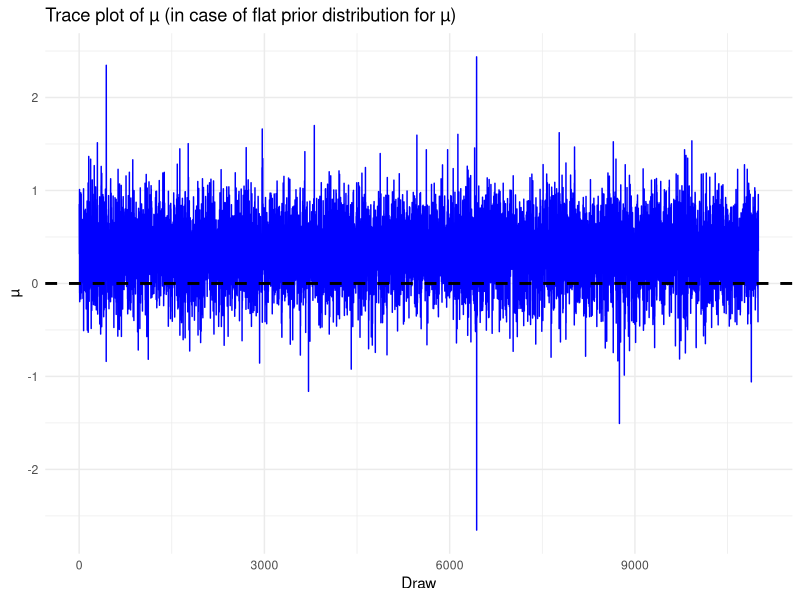
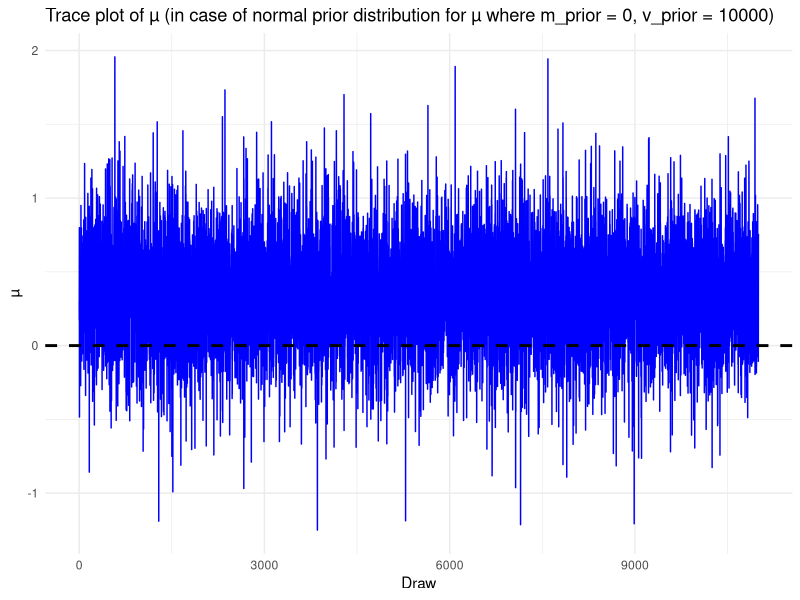
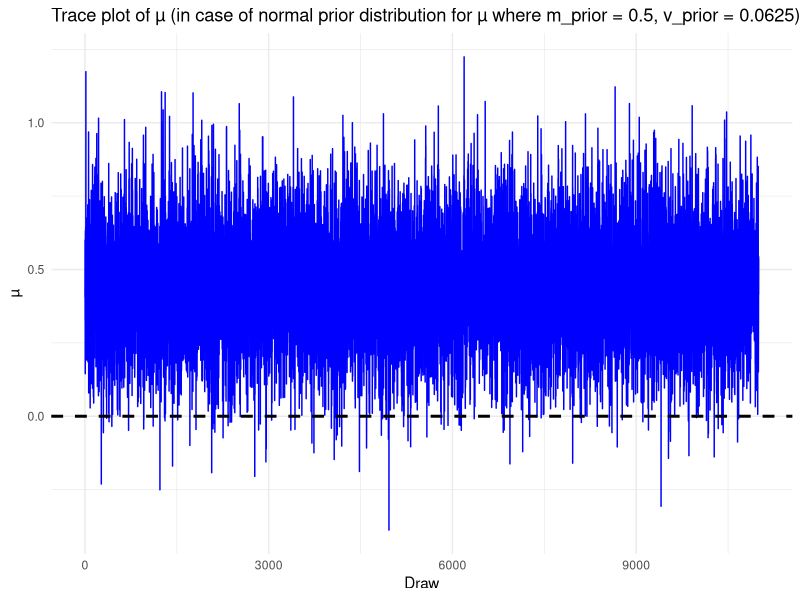
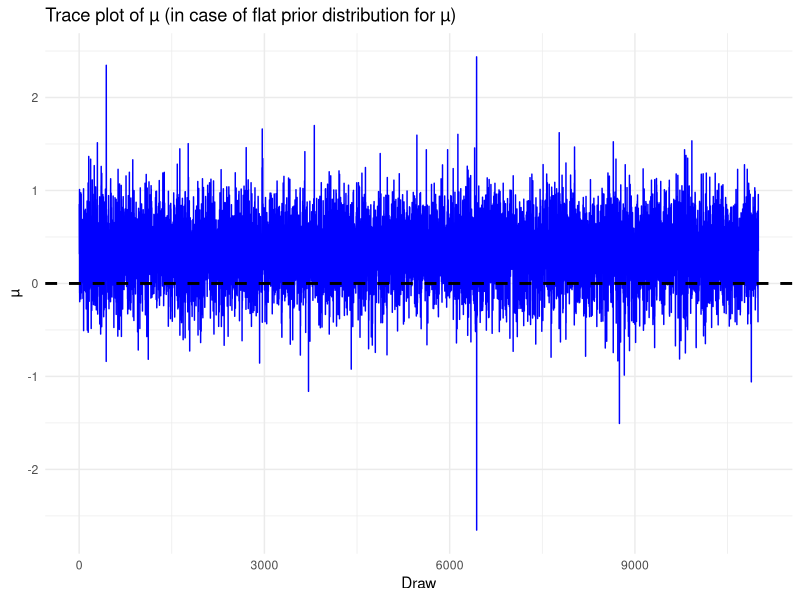
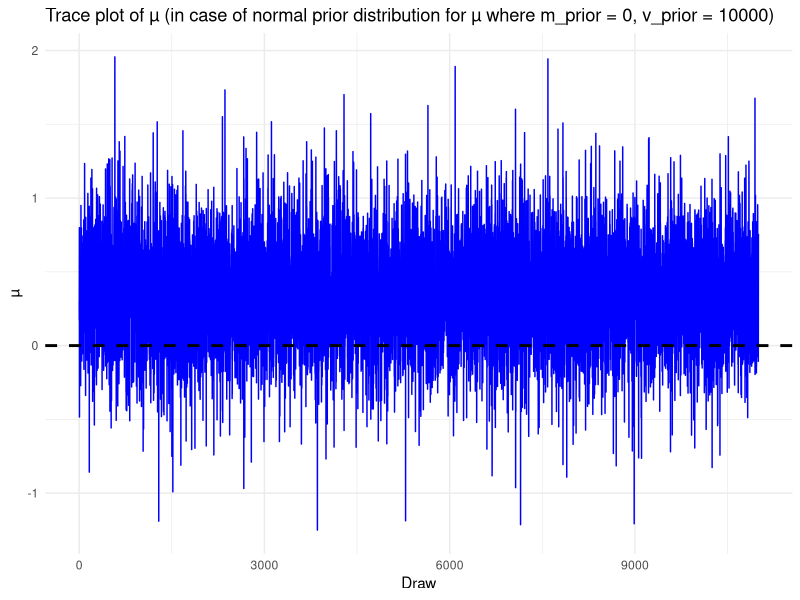
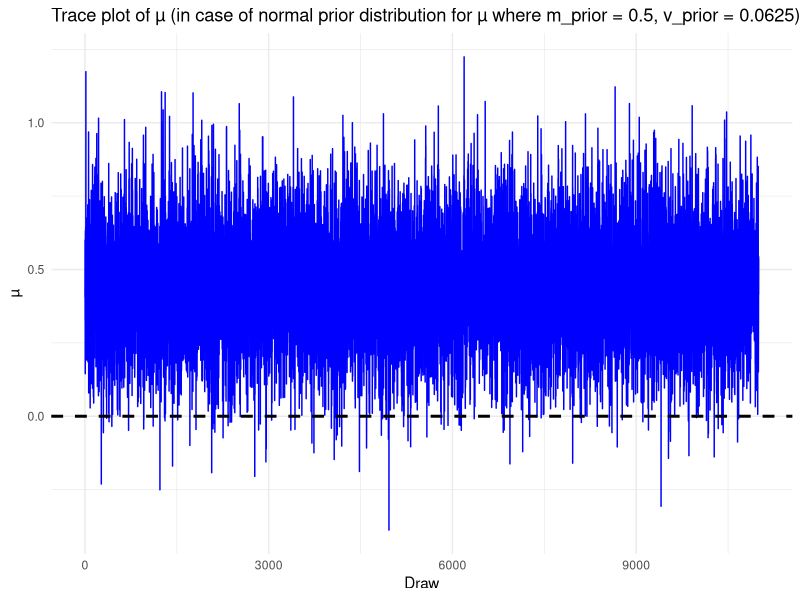

Recreate these plots in R, in order.
## ---- chunk 1
print('Gibbs sampling in case of flat prior distribution for µ')
sampleData <- c(1.6088,-1.4579,0.4502,1.0701,-0.3803,1.1201,0.4199,0.3998,-0.1904,0.3932)
numberOfSimulations <- 11000
numberOfBurnIn <- 1000

gibbsSampling_flatPrior <- function(input_sample){
  h_list <- numeric(numberOfSimulations)
  mu_list <- numeric(numberOfSimulations)
  
  initial_mu <- mean(input_sample)
  numberOfSample <- length(input_sample)
  
  # Gibbs sampling
  for (i in 1:numberOfSimulations) {
    a <- numberOfSample / 2
    
    if (i-1 == 0){
      b <- 1 / (1/2 * sum(sapply(1:numberOfSample, 
                                 function(j) (input_sample[j] - initial_mu)^2)))
    } else {
      b <- 1 / (1/2 * sum(sapply(1:numberOfSample, 
                                 function(j) (input_sample[j] - mu_list[i-1])^2)))
    }
    
    bar_y <- mean(sampleData)
    
    # draw from Gamma distribution
    h_list[i] <- rgamma(n = 1, shape = a, scale = b)
    
    # draw from Normal distribution
    mu_list[i] <- rnorm(n = 1, mean = bar_y, 
                        sd = sqrt(1/(h_list[i] * numberOfSample)))
  }
  return(list(h=h_list, mu=mu_list))
}

a_result <- gibbsSampling_flatPrior(sampleData)

# Trace plot of µ
library(ggplot2)
df <- data.frame(draw = seq_along(a_result$mu), mu = a_result$mu)

ggplot(df, aes(x = draw, y = mu)) +
  geom_line(color = 'blue') +
  geom_hline(yintercept = 0, color = 'black', linetype = 'dashed', linewidth = 1) +
  labs(title = 'Trace plot of µ (in case of flat prior distribution for µ)',
       x = 'Draw', y = 'µ') +
  theme_minimal()
ggsave('figures/a_flatPrior_tracePlot.png', width = 10, height = 6, dpi = 300)

twosided_pvalue <- function(p_pos, p_neg) {
  result <- 2 * min(p_pos, p_neg)
  
  result <- min(result, 1)
  
  return(result)
}

# estimate the posterior probabilities
print('The posterior probabilities are:')
sum_mu_greater_0 <- sum(a_result$mu[numberOfBurnIn:numberOfSimulations] > 0)/(numberOfSimulations-numberOfBurnIn)
print(paste('Pr(µ > 0 | y) =', sum_mu_greater_0))

sum_mu_less_0 <- sum(a_result$mu[numberOfBurnIn:numberOfSimulations] < 0)/(numberOfSimulations-numberOfBurnIn)
print(paste('Pr(µ < 0 | y) =', sum_mu_less_0))

a_pValue <- twosided_pvalue(sum_mu_greater_0, sum_mu_less_0)
print(paste('The two-sided p-value is:',a_pValue))
## ---- chunk 2
print('Gibbs sampling in case of normal prior distribution for µ')

gibbsSampling_normalPrior <- function(input_sample, prior_mean, prior_variance){
  h_list <- numeric(numberOfSimulations)
  mu_list <- numeric(numberOfSimulations)
  
  initial_mu <- mean(input_sample)
  numberOfSample <- length(input_sample)
  
  for (i in 1:numberOfSimulations) {
    a <- numberOfSample / 2
    
    if (i-1 == 0){
      b <- 1 / (1/2 * sum(sapply(1:numberOfSample, 
                                 function(j) (input_sample[j] - initial_mu)^2)))
    } else {
      b <- 1 / (1/2 * sum(sapply(1:numberOfSample, 
                                 function(j) (input_sample[j] - mu_list[i-1])^2)))
    }
    
    bar_y <- mean(input_sample)
    
    # draw from Gamma distribution
    h_list[i] <- rgamma(n = 1, shape = a, scale = b)
    
    # draw from Normal distribution
    posterior_mean <- ((prior_mean/prior_variance) 
                       + h_list[i]*numberOfSample*mean(input_sample)) / (1/prior_variance + h_list[i]*numberOfSample)
    posterior_variance <- 1 / (1/prior_variance + h_list[i]*numberOfSample)
    
    mu_list[i] <- rnorm(n = 1, mean = posterior_mean, sd = sqrt(posterior_variance))
  }
  return(list(h=h_list, mu=mu_list))
}

b_prior_mean <- 0
b_prior_variance <- 100^2 

b_result <- gibbsSampling_normalPrior(sampleData, b_prior_mean, b_prior_variance)

# Trace plot of µ
df <- data.frame(draw = seq_along(b_result$mu), mu = b_result$mu)

ggplot(df, aes(x = draw, y = mu)) +
  geom_line(color = 'blue') +
  geom_hline(yintercept = 0, color = 'black', linetype = 'dashed', linewidth = 1) +
  labs(title = 'Trace plot of µ (in case of normal prior distribution for µ where m_prior = 0, v_prior = 10000)',
       x = 'Draw', y = 'µ') +
  theme_minimal()
ggsave('figures/b_normalPrior_tracePlot.png', width = 10, height = 6, dpi = 300)

# estimate the posterior probabilities
print('The posterior probabilities are:')
sum_mu_greater_0 <- sum(b_result$mu[numberOfBurnIn:numberOfSimulations] > 0)/(numberOfSimulations-numberOfBurnIn)
print(paste('Pr(µ > 0 | y) =', sum_mu_greater_0))

sum_mu_less_0 <- sum(b_result$mu[numberOfBurnIn:numberOfSimulations] < 0)/(numberOfSimulations-numberOfBurnIn)
print(paste('Pr(µ < 0 | y) =', sum_mu_less_0))

b_pValue <- twosided_pvalue(sum_mu_greater_0, sum_mu_less_0)
print(paste('The two-sided p-value is:',b_pValue))
## ---- chunk 3
print('Gibbs sampling in case of normal prior distribution for µ')
c_prior_mean <- 0.5
c_prior_variance <- 0.25^2

c_result <- gibbsSampling_normalPrior(sampleData, c_prior_mean, c_prior_variance)

# Trace plot of µ
df <- data.frame(draw = seq_along(c_result$mu), mu = c_result$mu)

ggplot(df, aes(x = draw, y = mu)) +
  geom_line(color = 'blue') +
  geom_hline(yintercept = 0, color = 'black', linetype = 'dashed', linewidth = 1) +
  labs(title = 'Trace plot of µ (in case of normal prior distribution for µ where m_prior = 0.5, v_prior = 0.0625)',
       x = 'Draw', y = 'µ') +
  theme_minimal()
ggsave('figures/c_normalPrior_tracePlot.png', width = 10, height = 6, dpi = 300)

# estimate the posterior probabilities
print('The posterior probabilities are:')
sum_mu_greater_0 <- sum(c_result$mu[numberOfBurnIn:numberOfSimulations] > 0)/(numberOfSimulations-numberOfBurnIn)
print(paste('Pr(µ > 0 | y) =', sum_mu_greater_0))

sum_mu_less_0 <- sum(c_result$mu[numberOfBurnIn:numberOfSimulations] < 0)/(numberOfSimulations-numberOfBurnIn)
print(paste('Pr(µ < 0 | y) =', sum_mu_less_0))

c_pValue <- twosided_pvalue(sum_mu_greater_0, sum_mu_less_0)
print(paste('The two-sided p-value is:',c_pValue))
## ---- chunk 4

twoSidedTest <- function(input_t) {
  if (input_t > -2.2622 & input_t < 2.2622) {
    print('t ∈ [-2.2622, 2.2622]: Do not reject the null.')
  } else {
    print('t ∉ [-2.2622, 2.2622]: Reject the null.')
  }
}

t_statistic <- mean(sampleData) / sqrt(var(sampleData)/length(sampleData))
print('A classical/frequentist two-sided test:')
print(paste('Test statistic:', round(t_statistic,4)))
print(paste('The p-value is:', round(t.test(sampleData, alternative = 'two.sided')$p.value,4)))
twoSidedTest(t_statistic)
